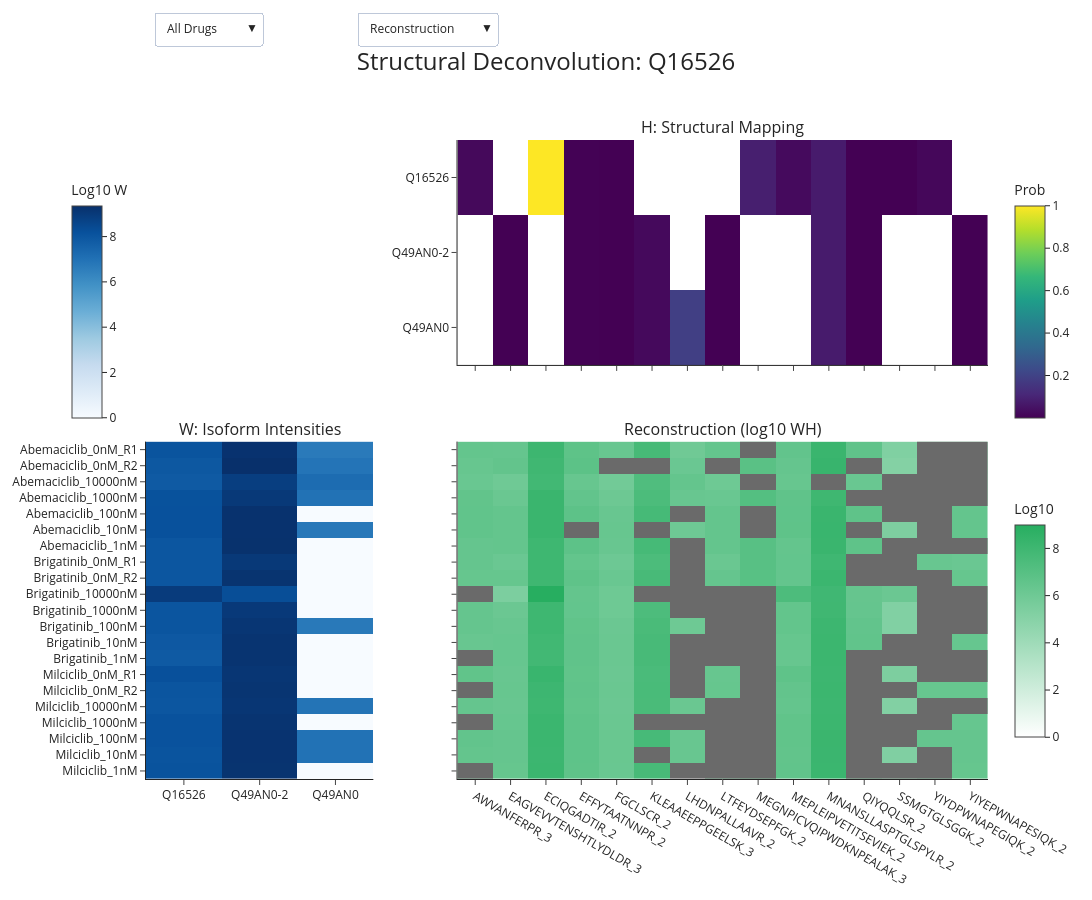

This figure's notebook cell:
### Code cell
# 3.C Structural Evidence: Precursor-to-Isoform mapping (H-matrix)
nm.structural_evidence("Q16526")

### Figure 1 — Plotly figure (JSON) as saved in the notebook; plotly's stock layout.template omitted (floating-point values rounded to 4 significant figures; data arrays with more than 128 entries replaced by an {"elided": "..."} marker saying what was removed)
{"data": [{"colorbar": {"len": 0.4, "title": {"text": "Prob"}, "x": 1.02, "y": 0.75}, "colorscale": [[0, "#440154"], [0.1111, "#482878"], [0.2222, "#3e4989"], [0.3333, "#31688e"], [0.4444, "#26828e"], [0.5556, "#1f9e89"], [0.6667, "#35b779"], [0.7778, "#6ece58"], [0.8889, "#b5de2b"], [1, "#fde725"]], "name": "H", "type": "heatmap", "x": ["AWVANFERPR_3", "EAGVEVVTENSHTLYDLDR_3", "ECIQGADTIR_2", "EFFYTAATNNPR_2", "FGCLSCR_2", "KLEAAEEPPGEELSK_3", "LHDNPALLAAVR_2", "LTFEYDSEPFGK_2", "MEGNPICVQIPWDKNPEALAK_3", "MEPLEIPVETITSEVIEK_2", "MNANSLLASPTGLSPYLR_2", "QIYQQLSR_2", "SSMGTGLSGGK_2", "YIYDPWNAPEGIQK_2", "YIYEPWNAPESIQK_2"], "xaxis": "x2", "y": ["Q16526", "Q49AN0-2", "Q49AN0"], "yaxis": "y2", "z": [[0.02364, NaN, 1.0, 0.002494, 0.0009341, NaN, NaN, NaN, 0.08546, 0.02773, 0.07602, 0.002119, 0.001539, 0.01798, NaN], [NaN, 0.001363, NaN, 0.002494, 0.0009341, 0.02456, NaN, 0.001446, NaN, NaN, 0.07602, 0.002119, NaN, NaN, 0.001375], [NaN, 0.001363, NaN, 0.002494, 0.0009341, 0.02456, 0.1894, 0.001446, NaN, NaN, 0.07602, 0.002119, NaN, NaN, 0.001375]]}, {"colorbar": {"len": 0.4, "title": {"text": "Log10 W"}, "x": -0.1, "y": 0.75}, "colorscale": [[0, "rgb(247,251,255)"], [0.125, "rgb(222,235,247)"], [0.25, "rgb(198,219,239)"], [0.375, "rgb(158,202,225)"], [0.5, "rgb(107,174,214)"], [0.625, "rgb(66,146,198)"], [0.75, "rgb(33,113,181)"], [0.875, "rgb(8,81,156)"], [1, "rgb(8,48,107)"]], "name": "W", "type": "heatmap", "x": ["Q16526", "Q49AN0-2", "Q49AN0"], "xaxis": "x3", "y": ["Abemaciclib_0nM_R1", "Abemaciclib_0nM_R2", "Abemaciclib_10000nM", "Abemaciclib_1000nM", "Abemaciclib_100nM", "Abemaciclib_10nM", "Abemaciclib_1nM", "Brigatinib_0nM_R1", "Brigatinib_0nM_R2", "Brigatinib_10000nM", "Brigatinib_1000nM", "Brigatinib_100nM", "Brigatinib_10nM", "Brigatinib_1nM", "Milciclib_0nM_R1", "Milciclib_0nM_R2", "Milciclib_10000nM", "Milciclib_1000nM", "Milciclib_100nM", "Milciclib_10nM", "Milciclib_1nM"], "yaxis": "y3", "z": [[8.08, 9.275, 6.687], [7.947, 9.363, 6.904], [7.859, 8.864, 7.188], [8.172, 9.06, 6.993], [8.193, 9.294, 0.0], [8.197, 9.297, 6.766], [8.016, 9.304, 0.0], [8.024, 9.045, 0.0], [7.997, 9.234, 0.0], [8.968, 8.314, 0.0], [8.034, 9.029, 0.0], [8.034, 9.154, 6.749], [7.92, 9.213, 0.0], [7.869, 9.213, 0.0], [8.212, 9.145, 0.0], [8.046, 9.197, 0.0], [8.019, 9.151, 6.923], [8.14, 9.209, 0.0], [8.139, 9.25, 6.991], [8.091, 9.25, 6.991], [8.132, 9.235, 0.0]]}, {"colorbar": {"len": 0.4, "title": {"text": "Log10"}, "x": 1.02, "y": 0.25}, "colorscale": [[0, "white"], [1, "#27AE60"]], "name": "Deconvolution View", "type": "heatmap", "x": ["AWVANFERPR_3", "EAGVEVVTENSHTLYDLDR_3", "ECIQGADTIR_2", "EFFYTAATNNPR_2", "FGCLSCR_2", "KLEAAEEPPGEELSK_3", "LHDNPALLAAVR_2", "LTFEYDSEPFGK_2", "MEGNPICVQIPWDKNPEALAK_3", "MEPLEIPVETITSEVIEK_2", "MNANSLLASPTGLSPYLR_2", "QIYQQLSR_2", "SSMGTGLSGGK_2", "YIYDPWNAPEGIQK_2", "YIYEPWNAPESIQK_2"], "xaxis": "x4", "y": ["Abemaciclib_0nM_R1", "Abemaciclib_0nM_R2", "Abemaciclib_10000nM", "Abemaciclib_1000nM", "Abemaciclib_100nM", "Abemaciclib_10nM", "Abemaciclib_1nM", "Brigatinib_0nM_R1", "Brigatinib_0nM_R2", "Brigatinib_10000nM", "Brigatinib_1000nM", "Brigatinib_100nM", "Brigatinib_10nM", "Brigatinib_1nM", "Milciclib_0nM_R1", "Milciclib_0nM_R2", "Milciclib_10000nM", "Milciclib_1000nM", "Milciclib_100nM", "Milciclib_10nM", "Milciclib_1nM"], "yaxis": "y4", "z": {"elided": "21x15 float values"}, "zmax": 8.981, "zmin": 0}, {"colorscale": [[0, "#D3D3D3"], [1, "black"]], "hoverinfo": "skip", "showscale": false, "type": "heatmap", "x": ["AWVANFERPR_3", "EAGVEVVTENSHTLYDLDR_3", "ECIQGADTIR_2", "EFFYTAATNNPR_2", "FGCLSCR_2", "KLEAAEEPPGEELSK_3", "LHDNPALLAAVR_2", "LTFEYDSEPFGK_2", "MEGNPICVQIPWDKNPEALAK_3", "MEPLEIPVETITSEVIEK_2", "MNANSLLASPTGLSPYLR_2", "QIYQQLSR_2", "SSMGTGLSGGK_2", "YIYDPWNAPEGIQK_2", "YIYEPWNAPESIQK_2"], "xaxis": "x4", "y": ["Abemaciclib_0nM_R1", "Abemaciclib_0nM_R2", "Abemaciclib_10000nM", "Abemaciclib_1000nM", "Abemaciclib_100nM", "Abemaciclib_10nM", "Abemaciclib_1nM", "Brigatinib_0nM_R1", "Brigatinib_0nM_R2", "Brigatinib_10000nM", "Brigatinib_1000nM", "Brigatinib_100nM", "Brigatinib_10nM", "Brigatinib_1nM", "Milciclib_0nM_R1", "Milciclib_0nM_R2", "Milciclib_10000nM", "Milciclib_1000nM", "Milciclib_100nM", "Milciclib_10nM", "Milciclib_1nM"], "yaxis": "y4", "z": {"elided": "21x15 float values"}}], "layout": {"annotations": [{"font": {"size": 16}, "showarrow": false, "text": " ", "x": 0.135, "xanchor": "center", "xref": "paper", "y": 1, "yanchor": "bottom", "yref": "paper"}, {"font": {"size": 16}, "showarrow": false, "text": "H: Structural Mapping", "x": 0.685, "xanchor": "center", "xref": "paper", "y": 1, "yanchor": "bottom", "yref": "paper"}, {"font": {"size": 16}, "showarrow": false, "text": "W: Isoform Intensities", "x": 0.135, "xanchor": "center", "xref": "paper", "y": 0.528, "yanchor": "bottom", "yref": "paper"}, {"font": {"size": 16}, "showarrow": false, "text": "Reconstruction (log10 WH)", "x": 0.685, "xanchor": "center", "xref": "paper", "y": 0.528, "yanchor": "bottom", "yref": "paper"}], "height": 900, "showlegend": false, "title": {"font": {"size": 24}, "text": "Structural Deconvolution: Q16526", "x": 0.5}, "updatemenus": [{"buttons": [{"args": [{"y": [["Q16526", "Q49AN0-2", "Q49AN0"], ["Abemaciclib_0nM_R1", "Abemaciclib_0nM_R2", "Abemaciclib_10000nM", "Abemaciclib_1000nM", "Abemaciclib_100nM", "Abemaciclib_10nM", "Abemaciclib_1nM", "Brigatinib_0nM_R1", "Brigatinib_0nM_R2", "Brigatinib_10000nM", "Brigatinib_1000nM", "Brigatinib_100nM", "Brigatinib_10nM", "Brigatinib_1nM", "Milciclib_0nM_R1", "Milciclib_0nM_R2", "Milciclib_10000nM", "Milciclib_1000nM", "Milciclib_100nM", "Milciclib_10nM", "Milciclib_1nM"], ["Abemaciclib_0nM_R1", "Abemaciclib_0nM_R2", "Abemaciclib_10000nM", "Abemaciclib_1000nM", "Abemaciclib_100nM", "Abemaciclib_10nM", "Abemaciclib_1nM", "Brigatinib_0nM_R1", "Brigatinib_0nM_R2", "Brigatinib_10000nM", "Brigatinib_1000nM", "Brigatinib_100nM", "Brigatinib_10nM", "Brigatinib_1nM", "Milciclib_0nM_R1", "Milciclib_0nM_R2", "Milciclib_10000nM", "Milciclib_1000nM", "Milciclib_100nM", "Milciclib_10nM", "Milciclib_1nM"], ["Abemaciclib_0nM_R1", "Abemaciclib_0nM_R2", "Abemaciclib_10000nM", "Abemaciclib_1000nM", "Abemaciclib_100nM", "Abemaciclib_10nM", "Abemaciclib_1nM", "Brigatinib_0nM_R1", "Brigatinib_0nM_R2", "Brigatinib_10000nM", "Brigatinib_1000nM", "Brigatinib_100nM", "Brigatinib_10nM", "Brigatinib_1nM", "Milciclib_0nM_R1", "Milciclib_0nM_R2", "Milciclib_10000nM", "Milciclib_1000nM", "Milciclib_100nM", "Milciclib_10nM", "Milciclib_1nM"]], "z": {"elided": "4 rows, 738 float values in total"}}, {"title": "Structural Deconvolution: Q16526 (All Drugs)"}], "label": "All Drugs", "method": "update"}, {"args": [{"y": [["Q16526", "Q49AN0-2", "Q49AN0"], ["Abemaciclib @ 0.0", "Abemaciclib @ 0.0", "Abemaciclib @ 1.0", "Abemaciclib @ 10.0", "Abemaciclib @ 100.0", "Abemaciclib @ 1000.0", "Abemaciclib @ 10000.0"], ["Abemaciclib @ 0.0", "Abemaciclib @ 0.0", "Abemaciclib @ 1.0", "Abemaciclib @ 10.0", "Abemaciclib @ 100.0", "Abemaciclib @ 1000.0", "Abemaciclib @ 10000.0"], ["Abemaciclib @ 0.0", "Abemaciclib @ 0.0", "Abemaciclib @ 1.0", "Abemaciclib @ 10.0", "Abemaciclib @ 100.0", "Abemaciclib @ 1000.0", "Abemaciclib @ 10000.0"]], "z": {"elided": "4 rows, 276 float values in total"}}, {"title": "Structural Deconvolution: Q16526 (Abemaciclib)"}], "label": "Abemaciclib", "method": "update"}, {"args": [{"y": [["Q16526", "Q49AN0-2", "Q49AN0"], ["Brigatinib @ 0.0", "Brigatinib @ 0.0", "Brigatinib @ 1.0", "Brigatinib @ 10.0", "Brigatinib @ 100.0", "Brigatinib @ 1000.0", "Brigatinib @ 10000.0"], ["Brigatinib @ 0.0", "Brigatinib @ 0.0", "Brigatinib @ 1.0", "Brigatinib @ 10.0", "Brigatinib @ 100.0", "Brigatinib @ 1000.0", "Brigatinib @ 10000.0"], ["Brigatinib @ 0.0", "Brigatinib @ 0.0", "Brigatinib @ 1.0", "Brigatinib @ 10.0", "Brigatinib @ 100.0", "Brigatinib @ 1000.0", "Brigatinib @ 10000.0"]], "z": {"elided": "4 rows, 276 float values in total"}}, {"title": "Structural Deconvolution: Q16526 (Brigatinib)"}], "label": "Brigatinib", "method": "update"}, {"args": [{"y": [["Q16526", "Q49AN0-2", "Q49AN0"], ["Milciclib @ 0.0", "Milciclib @ 0.0", "Milciclib @ 1.0", "Milciclib @ 10.0", "Milciclib @ 100.0", "Milciclib @ 1000.0", "Milciclib @ 10000.0"], ["Milciclib @ 0.0", "Milciclib @ 0.0", "Milciclib @ 1.0", "Milciclib @ 10.0", "Milciclib @ 100.0", "Milciclib @ 1000.0", "Milciclib @ 10000.0"], ["Milciclib @ 0.0", "Milciclib @ 0.0", "Milciclib @ 1.0", "Milciclib @ 10.0", "Milciclib @ 100.0", "Milciclib @ 1000.0", "Milciclib @ 10000.0"]], "z": {"elided": "4 rows, 276 float values in total"}}, {"title": "Structural Deconvolution: Q16526 (Milciclib)"}], "label": "Milciclib", "method": "update"}], "type": "dropdown", "x": 0.01, "xanchor": "left", "y": 1.2}, {"buttons": [{"args": [{"colorbar.title.text": ["Log10", null], "colorscale": [[[0, "white"], [1, "#27AE60"]], [[0, "#D3D3D3"], [1, "black"]]], "z": {"elided": "2x21x15 float values"}, "zmax": [8.981, 2], "zmin": [0, 1]}, {"annotations[3].text": "Reconstruction (log10 WH)"}, [2, 3]], "label": "Reconstruction", "method": "update"}, {"args": [{"colorbar.title.text": ["Log10", null], "colorscale": [[[0, "white"], [1, "#27AE60"]], [[0, "#D3D3D3"], [1, "black"]]], "z": {"elided": "2x21x15 float values"}, "zmax": [8.981, 2], "zmin": [0, 1]}, {"annotations[3].text": "Observed Data (log10 V)"}, [2, 3]], "label": "Observed", "method": "update"}, {"args": [{"colorbar.title.text": ["Log2 Fold Change (WH/V)", null], "colorscale": [[[0, "blue"], [0.5, "white"], [1, "red"]], [[0, "#D3D3D3"], [1, "black"]]], "z": {"elided": "2x21x15 float values"}, "zmax": [2, 2], "zmin": [-2, 1]}, {"annotations[3].text": "Deconvolution Detail: Log2 Fold Change (log2 WH/V)"}, [2, 3]], "label": "Log2 Fold Change", "method": "update"}], "type": "dropdown", "x": 0.25, "xanchor": "left", "y": 1.2}], "width": 1100, "xaxis": {"anchor": "y", "domain": [0, 0.27]}, "xaxis2": {"anchor": "y2", "domain": [0.37, 1], "showticklabels": false}, "xaxis3": {"anchor": "y3", "domain": [0, 0.27]}, "xaxis4": {"anchor": "y4", "domain": [0.37, 1]}, "yaxis": {"anchor": "x", "autorange": "reversed", "domain": [0.648, 1]}, "yaxis2": {"anchor": "x2", "autorange": "reversed", "domain": [0.648, 1]}, "yaxis3": {"anchor": "x3", "autorange": "reversed", "domain": [0, 0.528]}, "yaxis4": {"anchor": "x4", "autorange": "reversed", "domain": [0, 0.528], "showticklabels": false}}}
